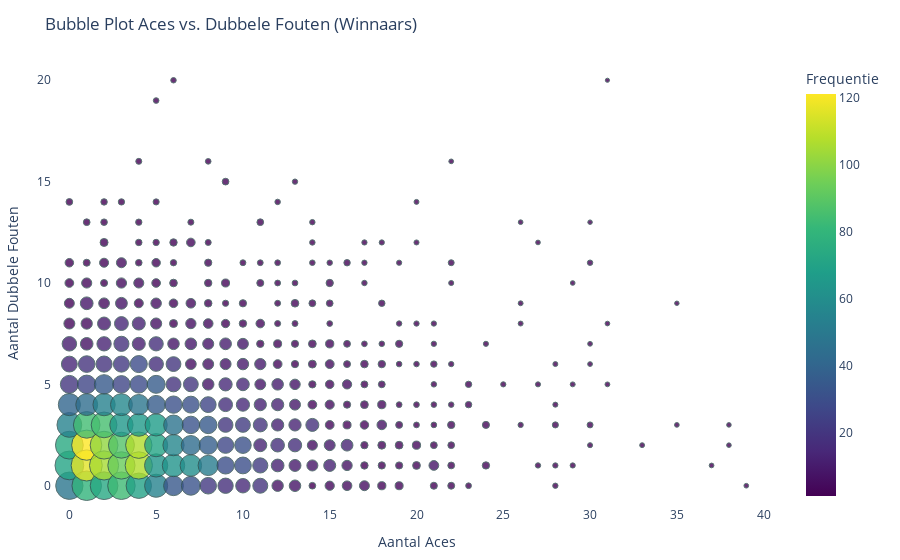
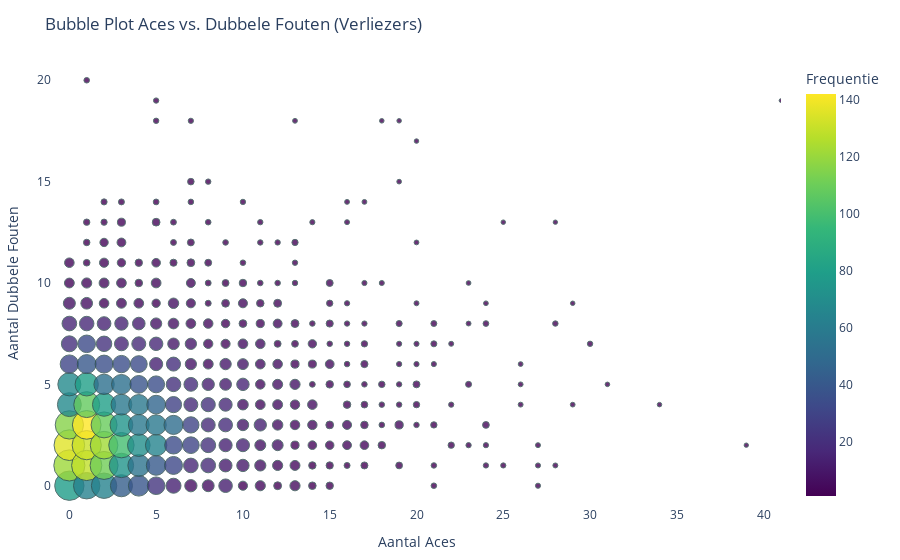

The code cell stored with these charts, in order, in its notebook:
### Code cell
import pandas as pd
import plotly.express as px
import numpy as np

data = pd.read_csv('../combined_cleaned_tennis_data.csv')

grouped_winnaars = data.groupby(['w_ace', 'w_df']).size().reset_index(name='frequency')
grouped_verliezers = data.groupby(['l_ace', 'l_df']).size().reset_index(name='frequency')

grouped_winnaars['adjusted_size'] = np.sqrt(grouped_winnaars['frequency']) * 10 / (1 + 0.1 * grouped_winnaars['w_ace'] + 0.1 * grouped_winnaars['w_df'])
grouped_verliezers['adjusted_size'] = np.sqrt(grouped_verliezers['frequency']) * 10 / (1 + 0.1 * grouped_verliezers['l_ace'] + 0.1 * grouped_verliezers['l_df'])

fig_winnaars = px.scatter(grouped_winnaars,
                          x='w_ace',
                          y='w_df',
                          size='adjusted_size',
                          color='frequency',
                          hover_data={'frequency': True, 'w_ace': True, 'w_df': True, 'adjusted_size': False},
                          title='Bubble Plot Aces vs. Dubbele Fouten (Winnaars)',
                          labels={'w_ace': 'Aantal Aces', 'w_df': 'Aantal Dubbele Fouten', 'frequency': 'Frequentie'},
                          size_max=22,
                          opacity=0.8,
                          color_continuous_scale=px.colors.sequential.Viridis)

fig_winnaars.update_traces(marker=dict(line=dict(width=1, color='DarkSlateGrey')))
fig_winnaars.update_layout(plot_bgcolor='white', 
                           xaxis=dict(title='Aantal Aces', range=[-1, 41]),
                           yaxis=dict(title='Aantal Dubbele Fouten', range=[-1, 21]),
                           margin=dict(l=20, r=20, t=60, b=20))

fig_verliezers = px.scatter(grouped_verliezers,
                            x='l_ace',
                            y='l_df',
                            size='adjusted_size',
                            color='frequency',
                            hover_data={'frequency': True, 'l_ace': True, 'l_df': True, 'adjusted_size': False},
                            title='Bubble Plot Aces vs. Dubbele Fouten (Verliezers)',
                            labels={'l_ace': 'Aantal Aces', 'l_df': 'Aantal Dubbele Fouten', 'frequency': 'Frequentie'},
                            size_max=22,
                            opacity=0.8,
                            color_continuous_scale=px.colors.sequential.Viridis)

fig_verliezers.update_traces(marker=dict(line=dict(width=1, color='DarkSlateGrey')))
fig_verliezers.update_layout(plot_bgcolor='white', 
                             xaxis=dict(title='Aantal Aces', range=[-1, 41]),
                             yaxis=dict(title='Aantal Dubbele Fouten', range=[-1, 21]),
                             margin=dict(l=20, r=20, t=60, b=20))

fig_winnaars.show()
fig_verliezers.show()

### Figure 1 — Plotly figure (JSON) as saved in the notebook; plotly's stock layout.template omitted (floating-point values rounded to 4 significant figures; data arrays with more than 128 entries replaced by an {"elided": "..."} marker saying what was removed)
{"data": [{"customdata": {"elided": "313x2 float values"}, "hovertemplate": "Aantal Aces=%{x}<br>Aantal Dubbele Fouten=%{y}<br>Frequentie=%{marker.color}<extra></extra>", "legendgroup": "", "marker": {"color": {"elided": "313 int values"}, "coloraxis": "coloraxis", "line": {"color": "DarkSlateGrey", "width": 1}, "opacity": 0.8, "size": {"elided": "313 float values"}, "sizemode": "area", "sizeref": 0.1854, "symbol": "circle"}, "mode": "markers", "name": "", "orientation": "v", "showlegend": false, "type": "scatter", "x": {"elided": "313 int values"}, "xaxis": "x", "y": {"elided": "313 int values"}, "yaxis": "y"}], "layout": {"coloraxis": {"colorbar": {"title": {"text": "Frequentie"}}, "colorscale": [[0, "#440154"], [0.1111, "#482878"], [0.2222, "#3e4989"], [0.3333, "#31688e"], [0.4444, "#26828e"], [0.5556, "#1f9e89"], [0.6667, "#35b779"], [0.7778, "#6ece58"], [0.8889, "#b5de2b"], [1, "#fde725"]]}, "legend": {"itemsizing": "constant", "tracegroupgap": 0}, "margin": {"b": 20, "l": 20, "r": 20, "t": 60}, "plot_bgcolor": "white", "title": {"text": "Bubble Plot Aces vs. Dubbele Fouten (Winnaars)"}, "xaxis": {"anchor": "y", "domain": [0, 1], "range": [-1, 41], "title": {"text": "Aantal Aces"}}, "yaxis": {"anchor": "x", "domain": [0, 1], "range": [-1, 21], "title": {"text": "Aantal Dubbele Fouten"}}}}

### Figure 2 — Plotly figure (JSON) as saved in the notebook; plotly's stock layout.template omitted (floating-point values rounded to 4 significant figures; data arrays with more than 128 entries replaced by an {"elided": "..."} marker saying what was removed)
{"data": [{"customdata": {"elided": "293x2 float values"}, "hovertemplate": "Aantal Aces=%{x}<br>Aantal Dubbele Fouten=%{y}<br>Frequentie=%{marker.color}<extra></extra>", "legendgroup": "", "marker": {"color": {"elided": "293 int values"}, "coloraxis": "coloraxis", "line": {"color": "DarkSlateGrey", "width": 1}, "opacity": 0.8, "size": {"elided": "293 float values"}, "sizemode": "area", "sizeref": 0.2066, "symbol": "circle"}, "mode": "markers", "name": "", "orientation": "v", "showlegend": false, "type": "scatter", "x": {"elided": "293 int values"}, "xaxis": "x", "y": {"elided": "293 int values"}, "yaxis": "y"}], "layout": {"coloraxis": {"colorbar": {"title": {"text": "Frequentie"}}, "colorscale": [[0, "#440154"], [0.1111, "#482878"], [0.2222, "#3e4989"], [0.3333, "#31688e"], [0.4444, "#26828e"], [0.5556, "#1f9e89"], [0.6667, "#35b779"], [0.7778, "#6ece58"], [0.8889, "#b5de2b"], [1, "#fde725"]]}, "legend": {"itemsizing": "constant", "tracegroupgap": 0}, "margin": {"b": 20, "l": 20, "r": 20, "t": 60}, "plot_bgcolor": "white", "title": {"text": "Bubble Plot Aces vs. Dubbele Fouten (Verliezers)"}, "xaxis": {"anchor": "y", "domain": [0, 1], "range": [-1, 41], "title": {"text": "Aantal Aces"}}, "yaxis": {"anchor": "x", "domain": [0, 1], "range": [-1, 21], "title": {"text": "Aantal Dubbele Fouten"}}}}
